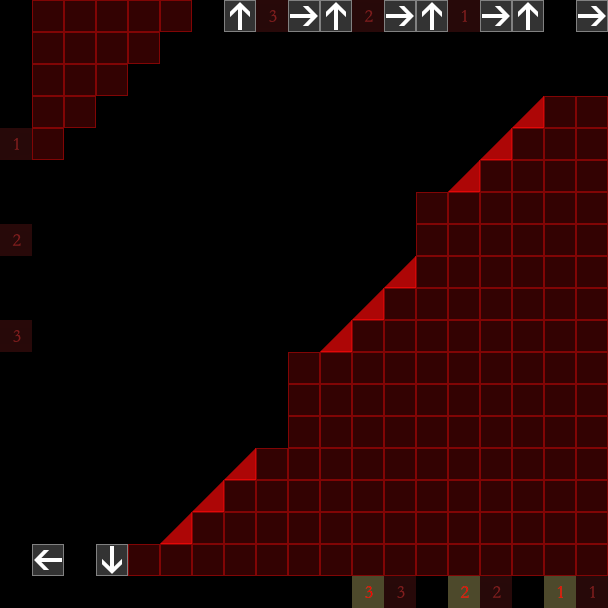

A 2D game scene composited from a Tiled map and its tileset images. What follows is a short description and the map's XML, with every tile layer's data as written:
An orthogonal 19x19 tile map with 32x32 px tiles, 3 tile layers (ele_bg, collision, notation), 2 tilesets.

<map version="1.2" tiledversion="1.2.4" orientation="orthogonal" renderorder="left-down" width="19" height="19" tilewidth="32" tileheight="32" infinite="0" nextlayerid="4" nextobjectid="1">
 <tileset firstgid="1" source="meta.tsx" />
 <tileset firstgid="226" source="ele_base.tsx" />
 <layer id="1" name="ele_bg" width="19" height="19">
  <data encoding="csv">
227,0,0,0,226,226,226,0,0,0,226,226,226,0,0,0,226,226,226,
227,0,0,0,226,226,226,0,0,0,226,226,226,0,0,0,226,226,226,
227,0,0,0,226,226,226,0,0,0,226,226,226,0,0,0,226,226,226,
227,226,226,226,0,0,0,226,226,226,0,0,0,226,226,226,0,0,0,
227,226,226,226,0,0,0,226,226,226,0,0,0,226,226,226,0,0,0,
227,226,226,226,0,0,0,226,226,226,0,0,0,226,226,226,0,0,0,
227,0,0,0,226,226,226,0,0,0,226,226,226,0,0,0,226,226,226,
227,0,0,0,226,226,226,0,0,0,226,226,226,0,0,0,226,226,226,
227,0,0,0,226,226,226,0,0,0,226,226,226,0,0,0,226,226,226,
227,226,226,226,0,0,0,226,226,226,0,0,0,226,226,226,0,0,0,
227,226,226,226,0,0,0,226,226,226,0,0,0,226,226,226,0,0,0,
227,226,226,226,0,0,0,226,226,226,0,0,0,226,226,226,0,0,0,
227,0,0,0,226,226,226,0,0,0,226,226,226,0,0,0,226,226,226,
227,0,0,0,226,226,226,0,0,0,226,226,226,0,0,0,226,226,226,
227,0,0,0,226,226,226,0,0,0,226,226,226,0,0,0,226,226,226,
227,226,226,226,0,0,0,226,226,226,0,0,0,226,226,226,0,0,0,
227,226,226,226,0,0,0,226,226,226,0,0,0,226,226,226,0,0,0,
227,226,226,226,0,0,0,226,226,226,0,0,0,226,226,226,0,0,0,
227,227,227,227,227,227,227,227,227,227,227,227,227,227,227,227,227,227,227
</data>
 </layer>
 <layer id="2" name="collision" width="19" height="19">
  <data encoding="csv">
0,1,1,1,1,1,0,0,0,0,0,0,0,0,0,0,0,0,0,
0,1,1,1,1,0,0,0,0,0,0,0,0,0,0,0,0,0,0,
0,1,1,1,0,0,0,0,0,0,0,0,0,0,0,0,0,0,0,
0,1,1,0,0,0,0,0,0,0,0,0,0,0,0,0,19,1,1,
0,1,0,0,0,0,0,0,0,0,0,0,0,0,0,19,1,1,1,
0,0,0,0,0,0,0,0,0,0,0,0,0,0,19,1,1,1,1,
0,0,0,0,0,0,0,0,0,0,0,0,0,1,1,1,1,1,1,
0,0,0,0,0,0,0,0,0,0,0,0,0,1,1,1,1,1,1,
0,0,0,0,0,0,0,0,0,0,0,0,19,1,1,1,1,1,1,
0,0,0,0,0,0,0,0,0,0,0,19,1,1,1,1,1,1,1,
0,0,0,0,0,0,0,0,0,0,19,1,1,1,1,1,1,1,1,
0,0,0,0,0,0,0,0,0,1,1,1,1,1,1,1,1,1,1,
0,0,0,0,0,0,0,0,0,1,1,1,1,1,1,1,1,1,1,
0,0,0,0,0,0,0,0,0,1,1,1,1,1,1,1,1,1,1,
0,0,0,0,0,0,0,19,1,1,1,1,1,1,1,1,1,1,1,
0,0,0,0,0,0,19,1,1,1,1,1,1,1,1,1,1,1,1,
0,0,0,0,0,19,1,1,1,1,1,1,1,1,1,1,1,1,1,
0,0,0,0,1,1,1,1,1,1,1,1,1,1,1,1,1,1,1,
0,0,0,0,0,0,0,0,0,0,0,0,0,0,0,0,0,0,0
</data>
 </layer>
 <layer id="3" name="notation" width="19" height="19">
  <data encoding="csv">
0,0,0,0,0,0,0,47,244,50,47,243,50,47,242,50,47,0,50,
0,0,0,0,0,0,0,0,0,0,0,0,0,0,0,0,0,0,0,
0,0,0,0,0,0,0,0,0,0,0,0,0,0,0,0,0,0,0,
0,0,0,0,0,0,0,0,0,0,0,0,0,0,0,0,0,0,0,
242,0,0,0,0,0,0,0,0,0,0,0,0,0,0,0,0,0,0,
0,0,0,0,0,0,0,0,0,0,0,0,0,0,0,0,0,0,0,
0,0,0,0,0,0,0,0,0,0,0,0,0,0,0,0,0,0,0,
243,0,0,0,0,0,0,0,0,0,0,0,0,0,0,0,0,0,0,
0,0,0,0,0,0,0,0,0,0,0,0,0,0,0,0,0,0,0,
0,0,0,0,0,0,0,0,0,0,0,0,0,0,0,0,0,0,0,
244,0,0,0,0,0,0,0,0,0,0,0,0,0,0,0,0,0,0,
0,0,0,0,0,0,0,0,0,0,0,0,0,0,0,0,0,0,0,
0,0,0,0,0,0,0,0,0,0,0,0,0,0,0,0,0,0,0,
0,0,0,0,0,0,0,0,0,0,0,0,0,0,0,0,0,0,0,
0,0,0,0,0,0,0,0,0,0,0,0,0,0,0,0,0,0,0,
0,0,0,0,0,0,0,0,0,0,0,0,0,0,0,0,0,0,0,
0,0,0,0,0,0,0,0,0,0,0,0,0,0,0,0,0,0,0,
0,49,0,48,0,0,0,0,0,0,0,0,0,0,0,0,0,0,0,
0,0,0,0,0,0,0,0,0,0,0,236,244,0,235,243,0,234,242
</data>
 </layer>
</map>
